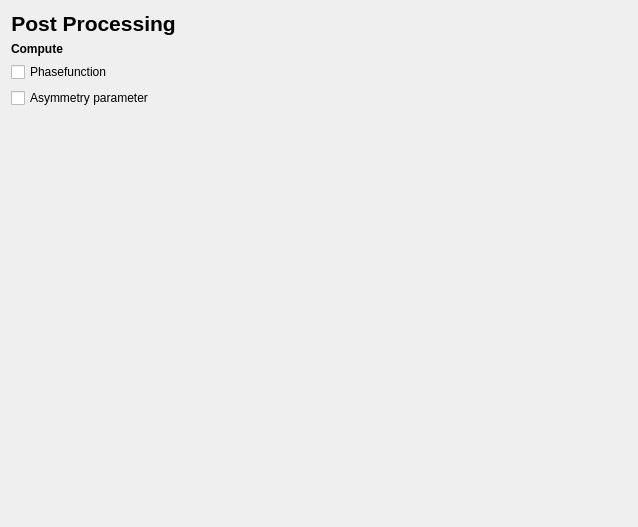
<?xml version="1.0" encoding="UTF-8"?>
<ui version="4.0">
 <class>PostProcessingPage</class>
 <widget class="QWidget" name="PostProcessingPage">
  <property name="geometry">
   <rect>
    <x>0</x>
    <y>0</y>
    <width>638</width>
    <height>527</height>
   </rect>
  </property>
  <property name="windowTitle">
   <string>Form</string>
  </property>
  <layout class="QFormLayout" name="formLayout">
   <property name="fieldGrowthPolicy">
    <enum>QFormLayout::AllNonFixedFieldsGrow</enum>
   </property>
   <item row="3" column="0">
    <widget class="QLabel" name="label_2">
     <property name="font">
      <font>
       <weight>75</weight>
       <bold>true</bold>
      </font>
     </property>
     <property name="text">
      <string>Compute</string>
     </property>
    </widget>
   </item>
   <item row="4" column="0">
    <widget class="QCheckBox" name="checkBox_phasefunction">
     <property name="text">
      <string>Phasefunction</string>
     </property>
    </widget>
   </item>
   <item row="5" column="0">
    <widget class="QCheckBox" name="checkBox_asymmetryparameter">
     <property name="text">
      <string>Asymmetry parameter</string>
     </property>
    </widget>
   </item>
   <item row="2" column="0">
    <widget class="QLabel" name="label">
     <property name="font">
      <font>
       <pointsize>16</pointsize>
       <weight>75</weight>
       <bold>true</bold>
      </font>
     </property>
     <property name="text">
      <string>Post Processing</string>
     </property>
     <property name="alignment">
      <set>Qt::AlignCenter</set>
     </property>
    </widget>
   </item>
  </layout>
 </widget>
 <resources/>
 <connections/>
</ui>
